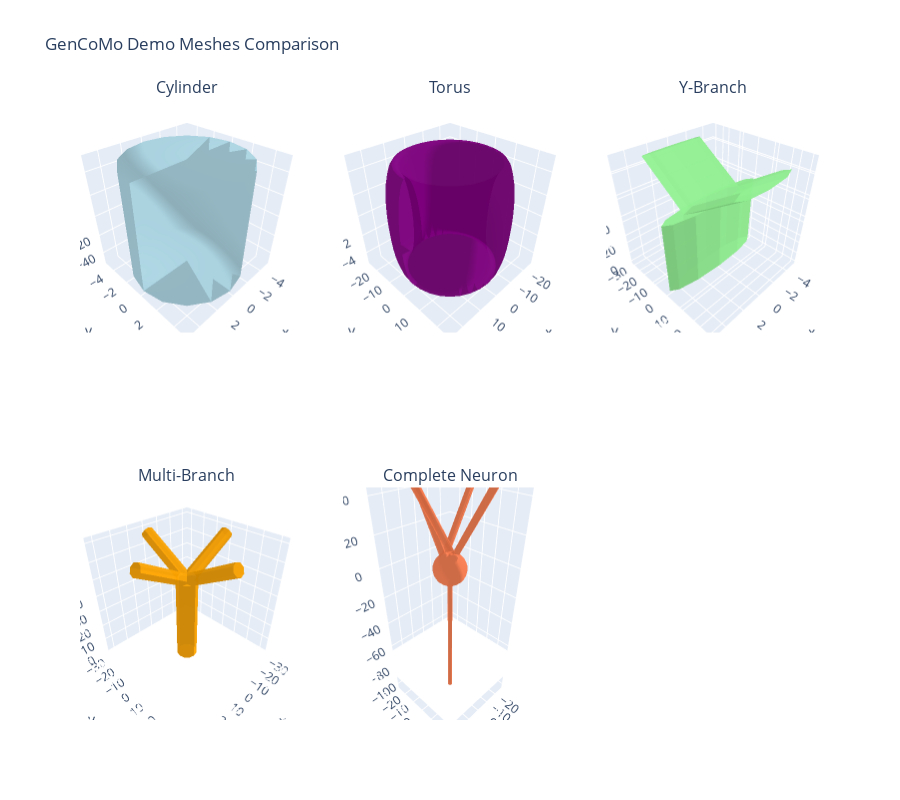

Here is the notebook cell this chart was saved with:
### Markdown cell above
## 7. Comparing Mesh Sizes

Let's create a comparison visualization of the relative sizes:

### Code cell
# Create a comparison plot showing all meshes together
import plotly.graph_objects as go
from plotly.subplots import make_subplots

# Create subplots
fig = make_subplots(
    rows=2, cols=3,
    specs=[[{"type": "scatter3d"}, {"type": "scatter3d"}, {"type": "scatter3d"}],
           [{"type": "scatter3d"}, {"type": "scatter3d"}, {"type": "scatter3d"}]],
    subplot_titles=["Cylinder", "Torus", "Y-Branch", "Multi-Branch", "Complete Neuron", ""]
)

mesh_list = [cylinder, torus, y_branch, multi_branch, neuron]
colors = ["lightblue", "purple", "lightgreen", "orange", "coral"]
positions = [(1, 1), (1, 2), (1, 3), (2, 1), (2, 2)]

for i, (mesh, color, pos) in enumerate(zip(mesh_list, colors, positions)):
    vertices = mesh.vertices
    faces = mesh.faces
    
    trace = go.Mesh3d(
        x=vertices[:, 0],
        y=vertices[:, 1],
        z=vertices[:, 2],
        i=faces[:, 0],
        j=faces[:, 1],
        k=faces[:, 2],
        color=color,
        opacity=0.8
    )
    
    fig.add_trace(trace, row=pos[0], col=pos[1])

fig.update_layout(
    title="GenCoMo Demo Meshes Comparison",
    height=800,
    showlegend=False
)

fig.show()

### Figure 1 — Plotly figure (JSON) as saved in the notebook; plotly's stock layout.template omitted (floating-point values rounded to 4 significant figures; data arrays with more than 128 entries replaced by an {"elided": "..."} marker saying what was removed)
{"data": [{"color": "lightblue", "i": [1, 1, 2, 2, 4, 4, 5, 5, 6, 6, 7, 7, 8, 8, 9, 9, 10, 10, 11, 11, 12, 12, 13, 13, 14, 14, 15, 15, 16, 16, 17, 17, 18, 18, 19, 19, 20, 20, 21, 21, 22, 22, 23, 23, 24, 24, 25, 25, 26, 26, 27, 27, 28, 28, 29, 29, 30, 30, 31, 31, 32, 32, 33, 33], "j": [0, 4, 4, 5, 0, 6, 6, 7, 0, 8, 8, 9, 0, 10, 10, 11, 0, 12, 12, 13, 0, 14, 14, 15, 0, 16, 16, 17, 0, 18, 18, 19, 0, 20, 20, 21, 0, 22, 22, 23, 0, 24, 24, 25, 0, 26, 26, 27, 0, 28, 28, 29, 0, 30, 30, 31, 0, 32, 32, 33, 0, 1, 1, 2], "k": [4, 2, 5, 3, 6, 5, 7, 3, 8, 7, 9, 3, 10, 9, 11, 3, 12, 11, 13, 3, 14, 13, 15, 3, 16, 15, 17, 3, 18, 17, 19, 3, 20, 19, 21, 3, 22, 21, 23, 3, 24, 23, 25, 3, 26, 25, 27, 3, 28, 27, 29, 3, 30, 29, 31, 3, 32, 31, 33, 3, 1, 33, 2, 3], "opacity": 0.8, "scene": "scene", "type": "mesh3d", "x": [0.0, 5.0, 5.0, 0.0, 4.619, 4.619, 3.536, 3.536, 1.913, 1.913, 3.062e-16, 3.062e-16, -1.913, -1.913, -3.536, -3.536, -4.619, -4.619, -5.0, -5.0, -4.619, -4.619, -3.536, -3.536, -1.913, -1.913, -9.185e-16, -9.185e-16, 1.913, 1.913, 3.536, 3.536, 4.619, 4.619], "y": [0.0, 0.0, 0.0, 0.0, 1.913, 1.913, 3.536, 3.536, 4.619, 4.619, 5.0, 5.0, 4.619, 4.619, 3.536, 3.536, 1.913, 1.913, 6.123e-16, 6.123e-16, -1.913, -1.913, -3.536, -3.536, -4.619, -4.619, -5.0, -5.0, -4.619, -4.619, -3.536, -3.536, -1.913, -1.913], "z": [-50.0, -50.0, 50.0, 50.0, -50.0, 50.0, -50.0, 50.0, -50.0, 50.0, -50.0, 50.0, -50.0, 50.0, -50.0, 50.0, -50.0, 50.0, -50.0, 50.0, -50.0, 50.0, -50.0, 50.0, -50.0, 50.0, -50.0, 50.0, -50.0, 50.0, -50.0, 50.0, -50.0, 50.0]}, {"color": "purple", "i": {"elided": "2048 int values"}, "j": {"elided": "2048 int values"}, "k": {"elided": "2048 int values"}, "opacity": 0.8, "scene": "scene2", "type": "mesh3d", "x": {"elided": "1024 float values"}, "y": {"elided": "1024 float values"}, "z": {"elided": "1024 float values"}}, {"color": "lightgreen", "i": [0, 0, 4, 4, 5, 7, 9, 8, 12, 6, 12, 12, 12, 12, 18, 17, 21, 22, 26, 26, 35, 28, 30, 34, 33, 28, 38, 38, 31, 31, 25, 25, 39, 42, 42, 43, 40, 43, 42, 38, 47, 47, 51, 51, 55, 55, 59, 60, 64, 63, 67, 69, 71, 71, 76, 75, 79, 79, 83, 84, 87, 87, 94, 94, 94, 96, 97, 98, 98, 102, 102, 103, 104, 105, 106, 106, 106, 116, 115, 115, 115, 118, 117, 122, 123, 125, 125, 129, 130, 133, 133, 137, 138, 139, 140, 137, 141, 141, 141, 146, 150, 150, 146, 152, 152, 156, 157, 156, 157, 162, 164, 162, 167, 168, 171, 171], "j": [3, 1, 7, 12, 12, 8, 13, 9, 11, 12, 14, 16, 15, 13, 20, 18, 22, 24, 28, 27, 40, 29, 32, 40, 34, 38, 37, 39, 33, 32, 26, 32, 43, 44, 43, 46, 44, 39, 45, 36, 50, 49, 53, 54, 58, 56, 61, 61, 66, 64, 69, 70, 73, 74, 75, 77, 81, 82, 85, 85, 90, 88, 92, 91, 93, 93, 99, 101, 99, 103, 106, 105, 106, 108, 108, 109, 110, 112, 111, 113, 112, 117, 119, 121, 124, 126, 128, 130, 132, 136, 135, 138, 140, 141, 143, 141, 145, 143, 144, 150, 151, 149, 148, 155, 154, 157, 159, 158, 161, 163, 165, 165, 168, 170, 172, 174], "k": [2, 3, 12, 5, 6, 12, 12, 12, 10, 10, 15, 11, 16, 14, 19, 19, 23, 23, 27, 32, 41, 27, 31, 35, 35, 29, 36, 37, 35, 33, 32, 30, 37, 40, 45, 45, 41, 46, 44, 29, 48, 50, 54, 52, 57, 58, 60, 62, 65, 65, 68, 68, 74, 72, 78, 78, 82, 80, 84, 86, 89, 90, 93, 92, 96, 95, 98, 100, 101, 106, 104, 106, 107, 106, 110, 107, 109, 114, 112, 111, 116, 120, 120, 123, 122, 128, 127, 131, 131, 135, 134, 141, 141, 142, 141, 139, 144, 145, 142, 148, 149, 148, 147, 153, 155, 158, 158, 160, 159, 165, 166, 164, 169, 169, 174, 173], "opacity": 0.8, "scene": "scene3", "type": "mesh3d", "x": {"elided": "175 float values"}, "y": {"elided": "175 float values"}, "z": {"elided": "175 float values"}}, {"color": "orange", "i": {"elided": "224 int values"}, "j": {"elided": "224 int values"}, "k": {"elided": "224 int values"}, "opacity": 0.8, "scene": "scene4", "type": "mesh3d", "x": {"elided": "325 float values"}, "y": {"elided": "325 float values"}, "z": {"elided": "325 float values"}}, {"color": "coral", "i": {"elided": "636 int values"}, "j": {"elided": "636 int values"}, "k": {"elided": "636 int values"}, "opacity": 0.8, "scene": "scene5", "type": "mesh3d", "x": {"elided": "320 float values"}, "y": {"elided": "320 float values"}, "z": {"elided": "320 float values"}}], "layout": {"annotations": [{"font": {"size": 16}, "showarrow": false, "text": "Cylinder", "x": 0.1444, "xanchor": "center", "xref": "paper", "y": 1, "yanchor": "bottom", "yref": "paper"}, {"font": {"size": 16}, "showarrow": false, "text": "Torus", "x": 0.5, "xanchor": "center", "xref": "paper", "y": 1, "yanchor": "bottom", "yref": "paper"}, {"font": {"size": 16}, "showarrow": false, "text": "Y-Branch", "x": 0.8556, "xanchor": "center", "xref": "paper", "y": 1, "yanchor": "bottom", "yref": "paper"}, {"font": {"size": 16}, "showarrow": false, "text": "Multi-Branch", "x": 0.1444, "xanchor": "center", "xref": "paper", "y": 0.375, "yanchor": "bottom", "yref": "paper"}, {"font": {"size": 16}, "showarrow": false, "text": "Complete Neuron", "x": 0.5, "xanchor": "center", "xref": "paper", "y": 0.375, "yanchor": "bottom", "yref": "paper"}], "height": 800, "scene": {"domain": {"x": [0, 0.2889], "y": [0.625, 1]}}, "scene2": {"domain": {"x": [0.3556, 0.6444], "y": [0.625, 1]}}, "scene3": {"domain": {"x": [0.7111, 1], "y": [0.625, 1]}}, "scene4": {"domain": {"x": [0, 0.2889], "y": [0, 0.375]}}, "scene5": {"domain": {"x": [0.3556, 0.6444], "y": [0, 0.375]}}, "scene6": {"domain": {"x": [0.7111, 1], "y": [0, 0.375]}}, "showlegend": false, "title": {"text": "GenCoMo Demo Meshes Comparison"}}}
